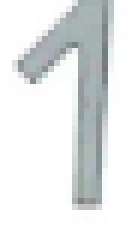
%> input picture training/symbols_raw/055.png, 23 x 40 px (shown 6 times larger)
$ octave sr2_psnr_rising_bigimg.m   (GNU Octave 9; MATLAB toolbox functions it lacks are replaced by stand-ins)
%> lines starting %> are read from the running program, lines starting %| are printed output that depends on the picture; long printed decimals are rounded
### fastsr/RunSrModel.m
function result = RunSrModel(opt)

if ~isfield(opt, 'gaussian_sigma') ; opt.gaussian_sigma = 0.0000000000001            ; end ;
if ~isfield(opt, 'noise_level')    ; opt.noise_level    = 0.0                        ; end ;
if ~isfield(opt, 'warp_noise')     ; opt.warp_noise     = 0                          ; end ;
if ~isfield(opt, 'file')           ; opt.file           = '../plates/norm70/003.png' ; end ;

if ~isfield(opt, 'warps')          ; opt.warps = [0 0; 1 -1; 0.5 1; -1 -1]; end;

img_source = im2double(rgb2gray(imread(opt.file)));
%> img_source: size 40x23 double; min 0.471, max 1, mean 0.908
% увеличиваем границы нечетного изображения
img_source = padarray(img_source,mod(size(img_source),2),'replicate','pre');
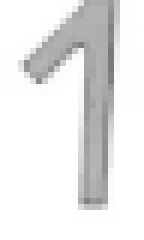
%> img_source: size 40x24 double (shown 6 times larger); min 0.471, max 1, mean 0.912

% ceil(gaussian_sigma*2)*2+1
gaussian_kernel = fspecial('gaussian', 7, opt.gaussian_sigma);

%img = 255 * img;
opt.scale = 2;

% get lr images from hr
imgs = cell(size(opt.warps,1),1);
for war = 1:size(opt.warps,1)
    shifted = shift(img_source,opt.warps(war,1),opt.warps(war,2));
    shifted = imresize(shifted, 1/opt.scale, 'bilinear', 'AntiAliasing',0);
    shifted = imfilter(shifted, gaussian_kernel);
    shifted = shifted + opt.noise_level*randn(size(shifted));
    imgs{war} = shifted;
    %imwrite(shifted, ['out\lr_' num2str(war) '.png']);
end
%> after the loop, imgs = 4 items

% для модели полезно.
opt.img_source = img_source;

opt.real_warps = opt.warps;
%> opt.real_warps = [0 0; 1 -1; 0.5 1; -1 -1]
opt.warps = opt.warps + opt.warp_noise .* randn(size(opt.warps));

% для использование SubWarps
% opt = rmfield(opt,'warps');
% here run FastSuperResolution
result = FastSuperResolution(imgs, opt);

end

### SubME_1.6/shift.m
%shift i dy dx with subpixel
function image = shift(image, dy, dx)
    [n, m] = size(image);

    [ygrid,xgrid] = ndgrid(1:n,1:m);

    % cubic is better
    image = interp2(ygrid',xgrid',image',ygrid-dy, xgrid-dx,'linear',0);
end

### fastsr/FastSuperResolution.m
function result = FastSuperResolution (imgs, op)
% options
if ~isfield (op, 'gaussian_sigma'); op.gaussian_sigma = 0.000000001 ; end;
if ~isfield (op, 'lambda'        ); op.lambda         = 0.2         ; end;
%if ~isfield(op, 'gamma'         ); op.gamma          = 300         ; end;
if ~isfield (op, 'gamma_target'  ); op.gamma_target   = 10          ; end;
if ~isfield (op, 'k'             ); op.k              = 0.95        ; end;
if ~isfield (op, 'alpha'         ); op.alpha          = 0.07        ; end;
if ~isfield (op, 'epsilon'       ); op.epsilon        = 0.005       ; end;
if ~isfield (op, 'scale'         ); op.scale          = 2           ; end;
if ~isfield (op, 'noise_level'   ); op.noise_level    = 0.0         ; end;

if ~isfield (op, 'b_hide_fig'    ); op.b_hide_fig     = 0           ; end;
if ~isfield (op, 'b_is_batch'    ); op.b_is_batch     = 0           ; end;

result.opt = op;
%> result.opt = {gaussian_sigma 0.1, noise_level 0.05, warp_noise 0, warps [0 0 1 -1 0.5 1 -1 -1], scale 2, real_warps [0 0 1 -1 0.5 1 -1 -1]}

% [6 lines of commented-out code are left out]

if op.b_is_batch
    close all;clc; clear;
end

if ~op.b_hide_fig; result_figure = figure; end;
% subplot(2,2,1); title('source'); imshow(img);
%img = imresize(img_source, 0.5,'nearest');

lr_size = size(imgs{1});
%> lr_size = [20 12]
hr_size = lr_size * op.scale;
%> hr_size = [40 24]

% Calculate warps
if ~isfield(op, 'warps')
    addpath('../SubME_1.6/');
    zeroimage = imresize(imgs{1}, op.scale, 'bilinear');
    warps = zeros(length(imgs),2);
    for i = 2:length(imgs)
        %warps(i,:) = -estimateMotion(zeroimage,imresize(imgs{i}, op.scale, 'bilinear'));
        warps(i,:) = warpEstimate(imgs{1},imgs{i})*op.scale;
    end
else
    warps = op.warps;
%> warps = [0 0; 1 -1; 0.5 1; -1 -1]
end
result.warps = warps;
%> result.warps = [0 0; 1 -1; 0.5 1; -1 -1]

% precalculate kernel
gaussian_kernel = fspecial('gaussian', 7, op.gaussian_sigma);
%> gaussian_kernel = [0 5.11e-283 7.12e-218 3.69e-196 7.12e-218 5.11e-283 0; 5.11e-283 1.92e-174 2.67e-109 1.38e-87 2.67e-109 1.92e-174 5.11e-283; 7.12e-218 2.67e-109 3.72e-44 1.93e-22 3.72e-44 2.67e-109 7.12e-218; 3.69e-196 1.38e-87 1.93e-22 1 1.93e-22 1.38e-87 3.69e-196; 7.12e-218 2.67e-109 3.72e-44 1.93e-22 3.72e-44 2.67e-109 7.12e-218; 5.11e-283 1.92e-174 2.67e-109 1.38e-87 2.67e-109 1.92e-174 5.11e-283; 0 5.11e-283 7.12e-218 3.69e-196 7.12e-218 5.11e-283 0]

X = zeros(hr_size);
%> X: size 40x24 double; every value is 0
for i = 1:length(imgs)
    X = X + shift(imresize(imgs{i}, op.scale, 'bilinear'),-warps(i,1),-warps(i,2));
end
%> this loop made 4 passes
%> pass 1, in shift (call 5), `image = interp2(ygrid',xgrid',image',ygrid-dy, xgrid-dx,'linear',0);`:
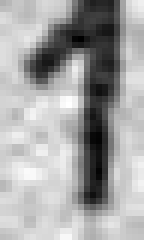
%> image: size 40x24 double (shown 6 times larger); min 0.583, max 1.09, mean 0.913; drawn with min black and max white
%> pass 2, in FastSuperResolution, `X = X + shift(imresize(imgs{i}, op.scale, 'bilinear'),-warps(i,1),-war..`:
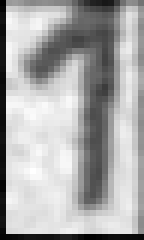
%> X: size 40x24 double (shown 6 times larger); min 0.934, max 2.12, mean 1.73; drawn with min black and max white
%> pass 3, in shift (call 7), `image = interp2(ygrid',xgrid',image',ygrid-dy, xgrid-dx,'linear',0);`:
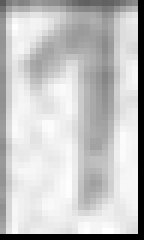
%> image: size 40x24 double (shown 6 times larger); min 0, max 1.06, mean 0.808; drawn with min black and max white
X = X / length(imgs);
result.init = X;

[dx, dy] = gradient(X);
op.gamma = max([max(dx) max(dy)]);
%> op.gamma = 0.598
cont = true;
n_step = 1;
result.gamma_plot = []; result.nor_plot = []; result.psnr_plot = [];result.G_plot = [];

if ~op.b_hide_fig
    subplot(3,2,1);imshow(X);title('Начальное приближение');
%> after `imshow(X)`:
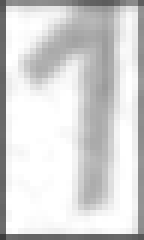
%> displayed picture: size 40x24, on the screen's scale of 0 to 255 (shown 6 times larger); min 61, max 255, mean 213
    if isfield(op,'img_source')
        subplot(3,2,3);imshow(op.img_source);title('Оригинальное изображение');
    end
end
% imwrite(X,'combined.png')
while cont
    upsampled = zeros(hr_size);
    for im = 1:length(imgs)
        x_lr = shift(X,warps(im,1),warps(im,2));
        % ???
        x_lr = imfilter(x_lr, gaussian_kernel);
        x_lr = imresize(x_lr, 1/op.scale, 'bilinear', 'AntiAliasing', false);
        diff_lr = x_lr - imgs{im};
        upsampled = upsampled + ...
            shift(imresize(diff_lr, op.scale, 'nearest'), -warps(im,1),-warps(im,2));
    end
    G_current = G(X, op.gamma);
    upsampled = X - op.alpha * (upsampled*1/(op.noise_level +1)+ op.lambda * G_current );
%    op.alpha = op.alpha*0.99;
    nor = norm(upsampled - X);

    if (nor < op.epsilon)
        op.gamma = max(op.gamma_target, op.k*op.gamma);
    end

    n_step = n_step+1;

    cont = ~ (nor < op.epsilon && op.gamma == op.gamma_target);
    X = upsampled;
    if (nor > 5000 || n_step > 200)
        disp('force exit')
        cont = false;
    end
    % if (nor > 100)
    %     error('Diverge');
    % end

    % Plotting
    result.gamma_plot(end + 1) = op.gamma;
    result.nor_plot(end + 1) = nor;
    result.G_plot(end + 1) = norm(G_current);
    if isfield(op,'img_source')
        result.psnr_plot(end + 1) = PSNR(op.img_source, X);
    end

    if ~op.b_is_batch
        disp(['Итерация ' num2str(n_step) ', gamma=' num2str(op.gamma) ',norm=' num2str(nor)]);
    end

    if ~op.b_hide_fig
        % plot
        subplot(3,2,2);imshow(uint8(255*X));title('Результат');
        x_values = 1:(n_step-1);
        %subplot(2,2,3);plot(x_values, result.nor_plot);title('NORMA');

        if isfield(op,'img_source')
            subplot(3,2,4);plot(x_values, result.psnr_plot);title('PSNR');
            ylabel('PNSR dB');xlabel('Итерация');

            subplot(3,2,6);plot(x_values, result.G_plot);
            ylabel('norm(G) plot');xlabel('Итерация');
        end
        figure(result_figure);
    end
end
%> this loop made 49 passes
%> (nor, op.gamma, psnr in PSNR) on pass 49: (0.00488, 10, 26.54)
%> (nor, psnr in PSNR) on passes 1 to 6: (0.54, 14.91), (0.47, 15.73), (0.413, 16.51), (0.365, 17.28), (0.325, 18.01), (0.291, 18.73)
%| Итерация 2, gamma=0.5978,norm=0.5396
%| Итерация 3, gamma=0.5978,norm=0.4696
%| Итерация 4, gamma=0.5978,norm=0.4127
%| Итерация 5, gamma=0.5978,norm=0.3654
%| Итерация 6, gamma=0.5978,norm=0.3255
%| Итерация 7, gamma=0.5978,norm=0.2911
%| Итерация 8, gamma=0.5978,norm=0.2612
%| Итерация 9, gamma=0.5978,norm=0.2349
%> (further printed lines are left out)
%> pass 1, in FastSuperResolution, `xlabel('Итерация')`:
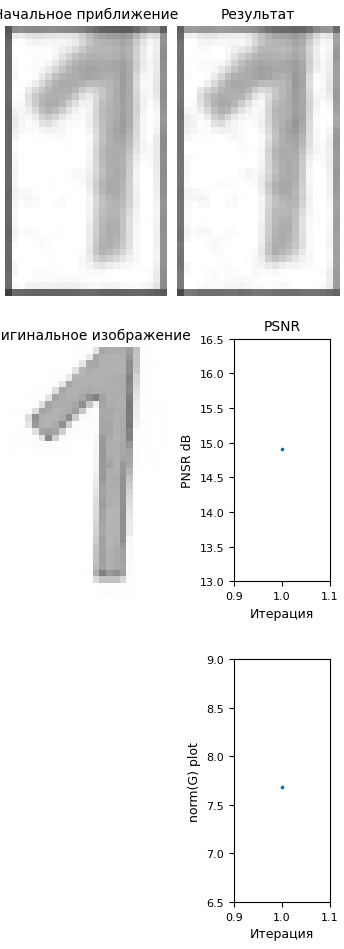
%> figure redrawn from the program's plot data, 5 panels
%> after the loop, n_step = 50; op has the same summary as result.opt; x_values = 49 values from 1 to 49

X(X<0)=0; X(X>1)=1;
result.img = X;

if op.b_is_batch
    fname = ['out/nor' num2str(max(result.psnr_plot)-min(result.psnr_plot)) '_l' num2str(op.lambda) '_a' num2str(op.alpha) '.png'];
    save([fname '.mat'])
    if ~op.b_hide_fig
         saveas(result_figure, fname, 'png');
         close(result_figure);
    end
end

### fastsr/G.m
function grad = G(x, gamma)
    xg = padarray(x,[1,1],'replicate');
    xv = xg(:);
    [h,w] = size(xg);
    grad = zeros(size(x));
    %        1        2          3          4          5
    %        x(i,j)   x(i-1,j)   x(i+1,j)   x(i,j-1)   x(i,j+1)
    pattern=[0        -1         1          -h         h      ];
    func = @(x1,x2)  2 .* (x1 - x2 ).* exp(-(x1-x2).^2./gamma);
    for iw = 2:w-1
        for ih = 2:h-1
            p = xv(pattern + sub2ind(size(xg),ih, iw));
            grad(ih-1,iw-1) = sum(func(p(1),p(2:5)));
        end
    end
end

### fastsr/PSNR.m
% Peak Signal-to-Noise Ratio
function [psnr] = PSNR(image1, image2)
    psnr = 10*log10(1 /MSE(image1, image2));
end

function [result] = norm(image, p)
    if p == 1,
        result = sum(abs(image));
    elseif p >= 2
        result = sum((image(:)).^p);
    else
        throw(MException('metrics:norm', sprintf('Cannot calculate image norm for p = %d', p)));
    end
end

function [result] = points(image)
    [n, m] = size(image);
    result = n * m;
end

% Mean Square Error
function [mse] = MSE(image1, image2)
    cs = 0;
    diff = image1 - image2;
    diff = diff(1+cs:end-cs, 1+cs:end-cs);
    mse = norm(diff, 2) / points(diff);
end

% Peak Signal-to-Noise Ratio with 255 levels images
function [psnr] = PSNR255(image1, image2)
    psnr = 10*log10(255^2 / MSE(double(image1), double(image2)));
end

% Improvement Signal-to-Noise Ration
function [isnr] = ISNR(idealImage, firstImage, currentImage)
    isnr = 10*log10(norm(idealImage - firstImage, 2) / norm(idealImage - currentImage, 2));
end

% Mean Absolute Error
function [mae] = MAE(image1, image2)
    mae = norm(image1 - image2, 1) / points(image1);
end

% Structural Similarity
function [ssim] = SSIM(image1, image2)
    ssim = ssim_index(image1, image2, [0.01 0.03], ones(8), 1);
end

% Blured Signal-to-Noise Ratio
% Note : noise level is equal to sigma^2
function [bsnr] = BSNR(bluredImage, noiseLevel)
    bsnr = 10*log10(norm(bluredImage, 2)) / (points(bluredImage) * noiseLevel);
end

### plots/sr2_psnr_rising_bigimg.m
RunSrModel(struct('file','plates/norm100/055.png','gaussian_sigma',0.1,'noise_level',0.05));
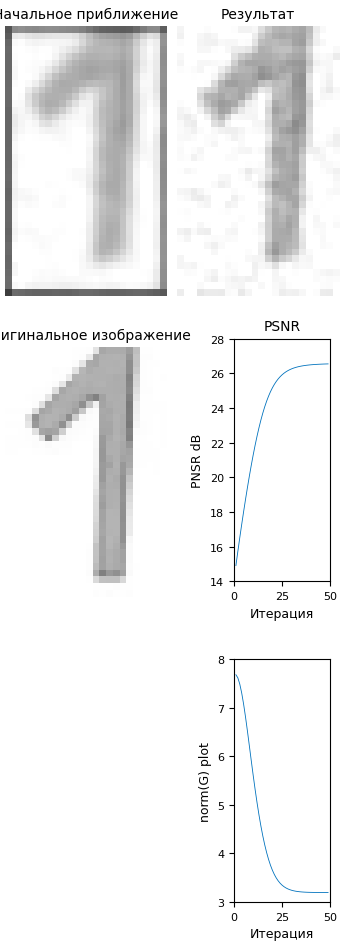
%> figure redrawn from the program's plot data, 5 panels

scriptdir = fileparts(mfilename('fullpath'));
matlab2tikz(fullfile(scriptdir,'sr2_psnr_rising_2.tex'),'width','5cm', ...
    'relativePngPath', '../plots/');
%> (this line was passed over: matlab2tikz is not available in this run)
